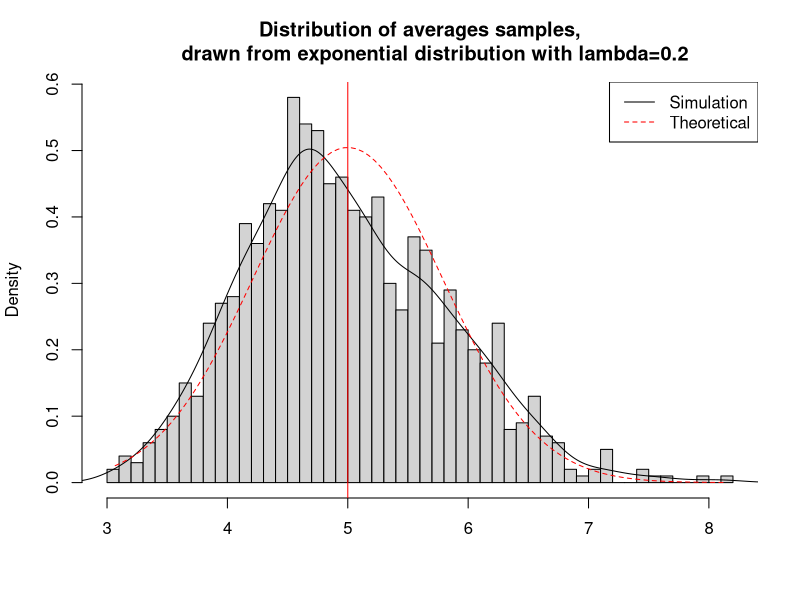
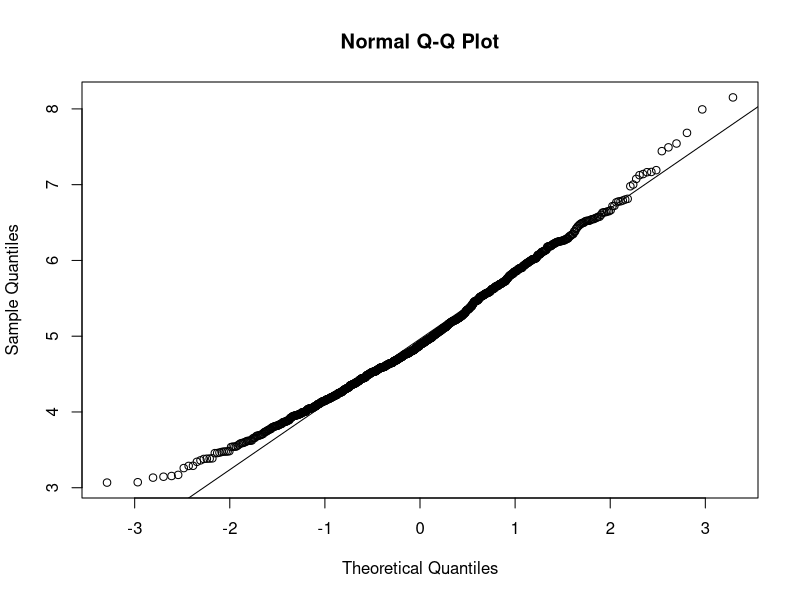
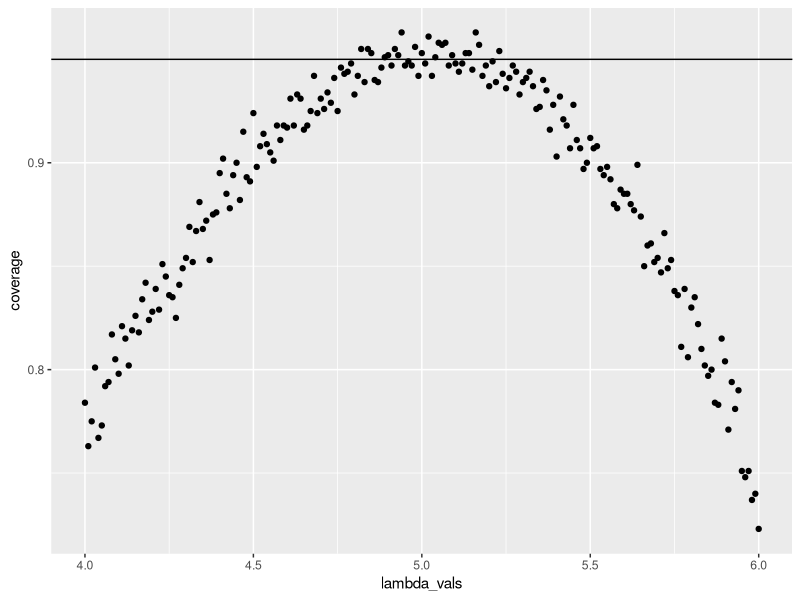

Source code (R) for these figures, in order:
## ---- chunk 1
setwd("D:\\Data Scientist\\Statiscal Inference\\Project")
## ---- chunk 2
set.seed(13)
lambda <- 0.2
num_sim <- 1000
sample_size <- 40
sim <- matrix(rexp(num_sim*sample_size, rate=lambda), num_sim, sample_size)
row_means <- rowMeans(sim)
## ---- chunk 3
# Ploting the histogram of averages
hist(row_means, breaks=50, prob=TRUE,
     main="Distribution of averages samples,
     drawn from exponential distribution with lambda=0.2",
     xlab="")

# Density of the averages samples
lines(density(row_means))

# Theoretical center of distribution
abline(v=1/lambda, col="red")

# Theoretical density of the averages samples
xfit <- seq(min(row_means), max(row_means), length=100)
yfit <- dnorm(xfit, mean=1/lambda, sd=(1/lambda/sqrt(sample_size)))
lines(xfit, yfit, pch=22, col="red", lty=2)

# Adding legend
legend('topright', c("Simulation", "Theoretical"), lty=c(1,2), col=c("black", "red"))
## ---- chunk 4
qqnorm(row_means); qqline(row_means)
## ---- chunk 5
lambda_vals <- seq(4, 6, by=0.01)
coverage <- sapply(lambda_vals, function(lamb) {
    mu_hats <- rowMeans(matrix(rexp(sample_size*num_sim, rate=0.2),
                               num_sim, sample_size))
    ll <- mu_hats - qnorm(0.975) * sqrt(1/lambda**2/sample_size)
    ul <- mu_hats + qnorm(0.975) * sqrt(1/lambda**2/sample_size)
    mean(ll < lamb & ul > lamb)
})

library(ggplot2)
qplot(lambda_vals, coverage) + geom_hline(yintercept=0.95)
